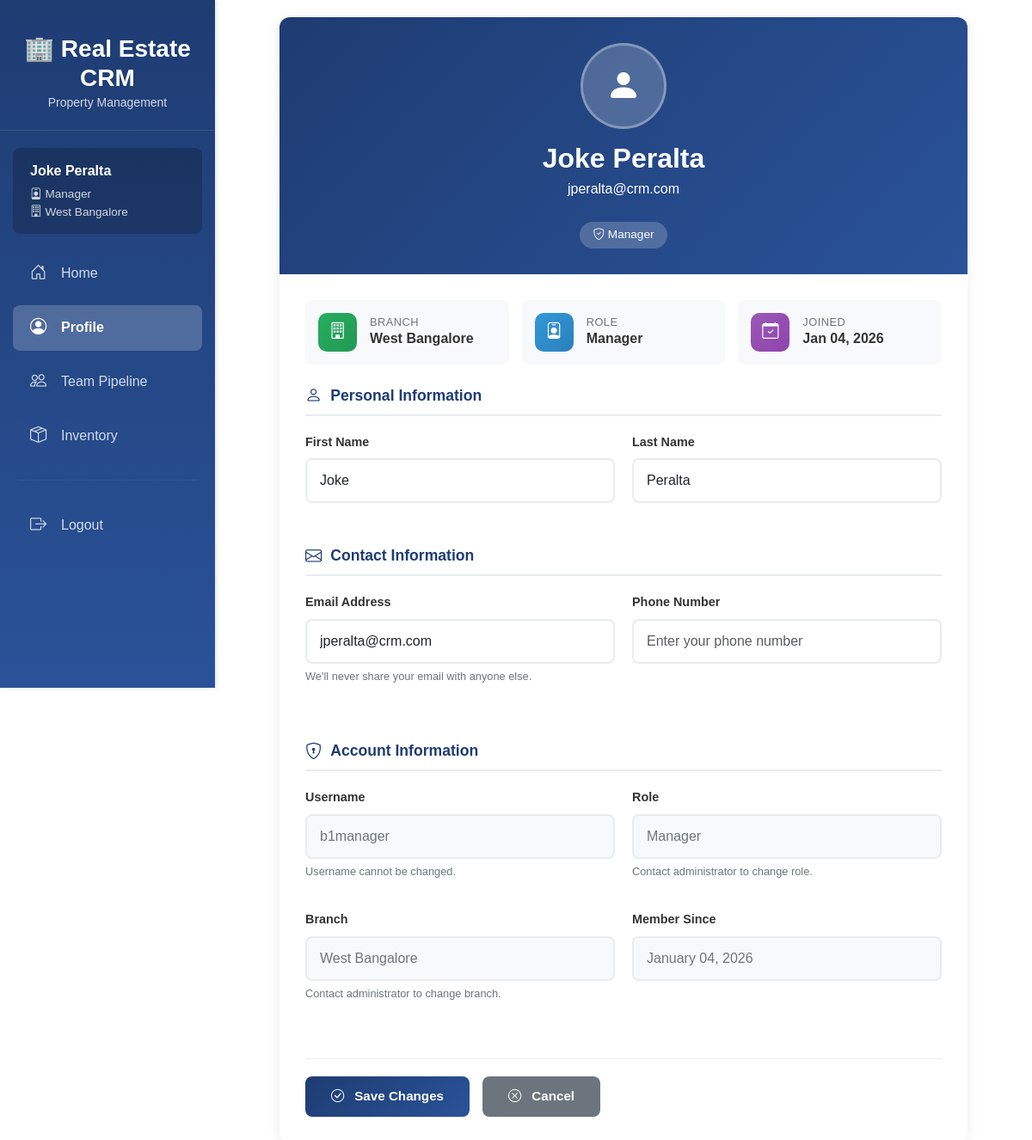
The page /accounts/profile/ (signed in) on the database its author committed.
### accounts/models.py (models this page shows, shortened)
class User(AbstractUser):
    class Role(models.TextChoices):
        CEO = "CEO", "CEO",
        MANAGER = "Manager", "Manager",
        SALESMAN = "Salesman", "Salesman"
    role = models.CharField(
        max_length=20,
        choices=Role.choices,
        default=Role.SALESMAN
    )
    branch = models.ForeignKey(
        'org.Branch',
        on_delete=models.SET_NULL,
        null=True,
        blank=True,
        related_name='users'
    )

### org/models.py (models this page shows, shortened)
class Branch(models.Model):
    id = models.CharField(max_length=5, primary_key=True)
    name  = models.CharField(max_length = 100)
    region = models.CharField(max_length = 100)
    address = models.TextField()
    is_active = models.BooleanField(default=True)
    class Meta:
        verbose_name = "Branch"
        verbose_name_plural = "Branches"

### accounts/views.py (the view)
# urls.py: path('profile/', views.profile_view, name='profile'),
@login_required
def profile_view(request):
    user = request.user
    if request.method == 'POST':
        form = ProfileUpdateForm(request.POST, instance=user)
        if form.is_valid():
            form.save()
            messages.success(request, 'Your profile has been updated successfully!')
            return redirect('accounts:profile')
        else:
            messages.error(request, 'Please correct the errors below.')
    else:
        form = ProfileUpdateForm(instance=user)
    context = {
        'form': form,
        'user': user,
    }
    return render(request, 'accounts/profile.html', context)

### accounts/templates/accounts/profile.html (shortened to what this page needs)
{% extends 'base.html' %}
{% load static %}
{% block extra_css %}
<link rel="stylesheet" href="{% static 'css/components.css' %}">
{% endblock %}
{% block content %}
<div class="profile-container">
    <div class="profile-card">
        <div class="profile-header">
            <div class="profile-avatar">
                <i class="bi bi-person-fill"></i>
            </div>
            <h2>{{ user.get_full_name|default:user.username }}</h2>
            <p>{{ user.email }}</p>
            <span class="role-badge">
                <i class="bi bi-shield-check"></i> {{ user.role }}
            </span>
        </div>
        <div class="profile-body">
            <div class="info-cards-row">
                <div class="info-card">
                    <div class="info-icon branch">
                        <i class="bi bi-building"></i>
                    </div>
                    <div class="info-content">
                        <h6>Branch</h6>
                        <p>{{ user.branch.name|default:"Not Assigned" }}</p>
                    </div>
                </div>
                <div class="info-card">
                    <div class="info-icon role">
                        <i class="bi bi-person-badge"></i>
                    </div>
                    <div class="info-content">
                        <h6>Role</h6>
                        <p>{{ user.role }}</p>
                    </div>
                </div>
                <div class="info-card">
                    <div class="info-icon joined">
                        <i class="bi bi-calendar-check"></i>
                    </div>
                    <div class="info-content">
                        <h6>Joined</h6>
                        <p>{{ user.date_joined|date:"M d, Y" }}</p>
                    </div>
                </div>
            </div>
            <form method="post" class="profile-form">
                <div class="profile-section">
                    <h4 class="profile-section-title">
                        <i class="bi bi-person"></i> Personal Information
                    </h4>
                    <div class="form-row">
                        <div class="form-group">
                            <label for="id_first_name">First Name</label>
                            <input
                                type="text"
                                name="first_name"
                                id="id_first_name"
                                class="form-control {% if form.first_name.errors %}is-invalid{% endif %}"
                                value="{{ form.first_name.value|default:'' }}"
                                placeholder="Enter your first name"
                                required
                            >
                        </div>
                        <div class="form-group">
                            <label for="id_last_name">Last Name</label>
                            <input
                                type="text"
                                name="last_name"
                                id="id_last_name"
                                class="form-control {% if form.last_name.errors %}is-invalid{% endif %}"
                                value="{{ form.last_name.value|default:'' }}"
                                placeholder="Enter your last name"
                                required
                            >
                        </div>
                    </div>
                </div>
                <div class="profile-section">
                    <h4 class="profile-section-title">
                        <i class="bi bi-envelope"></i> Contact Information
                    </h4>
                    <div class="form-row">
                        <div class="form-group">
                            <label for="id_email">Email Address</label>
                            <input
                                type="email"
                                name="email"
                                id="id_email"
                                class="form-control {% if form.email.errors %}is-invalid{% endif %}"
                                value="{{ form.email.value|default:'' }}"
                                placeholder="Enter your email address"
                                required
                            >
                            <p class="help-text">We'll never share your email with anyone else.</p>
                        </div>
                        <div class="form-group">
                            <label for="id_phone">Phone Number</label>
                            <input
                                type="text"
                                name="phone"
                                id="id_phone"
                                class="form-control {% if form.phone.errors %}is-invalid{% endif %}"
                                value="{{ form.phone.value|default:'' }}"
                                placeholder="Enter your phone number"
                            >
                        </div>
                    </div>
                </div>
                <div class="profile-section">
                    <h4 class="profile-section-title">
                        <i class="bi bi-shield-lock"></i> Account Information
                    </h4>
                    <div class="form-row">
                        <div class="form-group">
                            <label for="username">Username</label>
                            <input
                                type="text"
                                id="username"
                                class="form-control"
                                value="{{ user.username }}"
                                disabled
                            >
                            <p class="help-text">Username cannot be changed.</p>
                        </div>
                        <div class="form-group">
                            <label for="role">Role</label>
                            <input
                                type="text"
                                id="role"
                                class="form-control"
                                value="{{ user.role }}"
                                disabled
                            >
                            <p class="help-text">Contact administrator to change role.</p>
                        </div>
                    </div>
                    <div class="form-row">
                        <div class="form-group">
                            <label for="branch">Branch</label>
                            <input
                                type="text"
                                id="branch"
                                class="form-control"
                                value="{{ user.branch.name|default:'Not Assigned' }}"
                                disabled
                            >
                            <p class="help-text">Contact administrator to change branch.</p>
                        </div>
                        <div class="form-group">
                            <label for="date_joined">Member Since</label>
                            <input
                                type="text"
                                id="date_joined"
                                class="form-control"
                                value="{{ user.date_joined|date:'F d, Y' }}"
                                disabled
                            >
                        </div>
                    </div>
                </div>
                <div class="profile-actions">
                    <button type="submit" class="btn btn-primary">
                        <i class="bi bi-check-circle"></i> Save Changes
                    </button>
                    <a href="{% url 'dashboards:home' %}" class="btn btn-secondary">
                        <i class="bi bi-x-circle"></i> Cancel
                    </a>
                </div>
            </form>
        </div>
    </div>
</div>
{% endblock %}

### templates/base.html (shortened to what this page needs)
{% load static %}
{% load compress %}
<!DOCTYPE html>
<html lang="en">
<head>
    <link rel="stylesheet" href="https://cdn.jsdelivr.net/npm/bootstrap@5.3.0/dist/css/bootstrap.min.css">
    <link rel="stylesheet" href="https://cdn.jsdelivr.net/npm/bootstrap-icons@1.11.0/font/bootstrap-icons.css">
    <link rel="stylesheet" href="https://cdn.datatables.net/1.13.8/css/jquery.dataTables.min.css">
    {% compress css %}
    <link rel="stylesheet" href="{% static 'css/base.css' %}">
    {% block extra_css %}{% endblock %}
    {% endcompress %}
</head>
<body class="{% block body_class %}{% endblock %}">
    <div class="sidebar">
        <div class="brand">
            <h3>🏢 Real Estate CRM</h3>
            <small>Property Management</small>
        </div>
        <div class="user-info">
            <div class="user-name">{{ request.user.get_full_name }}</div>
            <div class="user-role">
                <i class="bi bi-person-badge"></i> {{ request.user.role }}
            </div>
            <div class="user-role">
                <i class="bi bi-building"></i> {{ request.user.branch.name }}
            </div>
        </div>
        <nav class="nav flex-column">
            <a class="nav-link {% if request.resolver_match.url_name == 'home' or request.resolver_match.url_name == 'salesman_home' or request.resolver_match.url_name == 'manager_home' %}active{% endif %}"
               href="{% url 'dashboards:home' %}">
                <i class="bi bi-house-door"></i>
                <span>Home</span>
            </a>
            <a class="nav-link {% if 'profile' in request.resolver_match.url_name %}active{% endif %}"
               href="{% url 'accounts:profile' %}">
                <i class="bi bi-person-circle"></i>
                <span>Profile</span>
            </a>
            {% if request.user.role == 'Salesman' %}
            <a class="nav-link {% if 'salesman_dashboard' in request.resolver_match.url_name %}active{% endif %}"
               href="{% url 'dashboards:salesman_dashboard' %}">
                <i class="bi bi-clipboard-check"></i>
                <span>Pipeline</span>
            </a>
            {% elif request.user.role == 'Manager' %}
            <a class="nav-link {% if 'manager_dashboard' in request.resolver_match.url_name %}active{% endif %}"
               href="{% url 'dashboards:manager_dashboard' %}">
                <i class="bi bi-people"></i>
                <span>Team Pipeline</span>
            </a>
            {% elif request.user.role == 'CEO' %}
            <a class="nav-link {% if 'ceo_dashboard' in request.resolver_match.url_name %}active{% endif %}"
               href="{% url 'dashboards:ceo_dashboard' %}">
                <i class="bi bi-building"></i>
                <span>Organization</span>
            </a>
            {% endif %}
            <a class="nav-link {% if 'inventory' in request.resolver_match.url_name %}active{% endif %}"
               href="{% url 'inventory:listing_list' %}">
                <i class="bi bi-box-seam"></i>
                <span>Inventory</span>
            </a>
            <hr style="border-color: rgba(255,255,255,0.2); margin: 20px;">
            <a class="nav-link" href="{% url 'accounts:logout' %}"
               onclick="return confirm('Are you sure you want to logout?')">
                <i class="bi bi-box-arrow-right"></i>
                <span>Logout</span>
            </a>
        </nav>
    </div>
    <div class="main-content">
        {% block content %}
        {% endblock %}
    </div>
</body>
</html>

### rows shown on the page
User: user.get_full_name "Joke Peralta", user.role "Manager", user.branch.name "West Bangalore", get_full_name "Joke Peralta", email "jperalta@crm.com", role "Manager", branch.name "West Bangalore", date_joined "Jan 04, 2026", first_name "Joke", last_name "Peralta", username "b1manager", date_joined "January 04, 2026"
